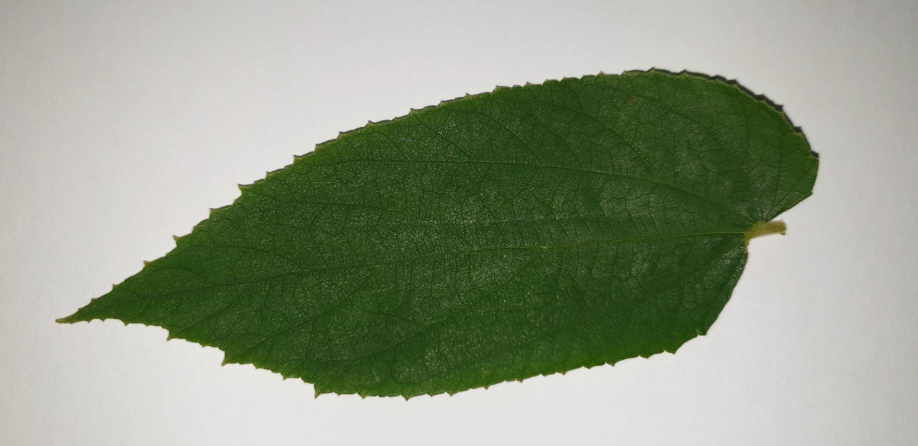
%> input picture Tubes Pengcit/c1.jpg, 1835 x 892 px (shown at 1/2 size)
$ octave prapocessing_c.m   (GNU Octave 9; MATLAB toolbox functions it lacks are replaced by stand-ins)
%> lines starting %> are read from the running program, lines starting %| are printed output that depends on the picture

c1 = imread('c1.jpg');
%> c1 is the input picture: size 892x1835x3 uint8; mean R, G, B 146.2, 155, 135.4
c2 = imread('c2.jpg');
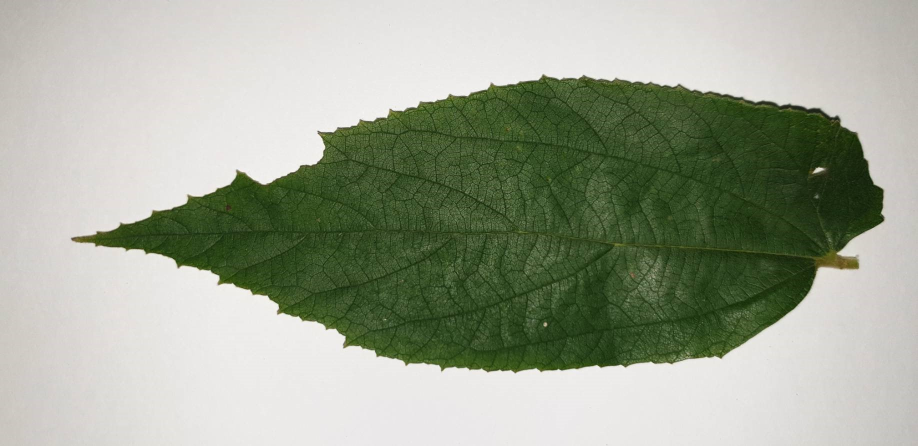
%> input picture Tubes Pengcit/c2.jpg, 1835 x 892 px (shown at 1/2 size)
%> c2 is the input picture: size 892x1835x3 uint8; mean R, G, B 158.7, 165.7, 148.5
c3 = imread('c3.jpg');
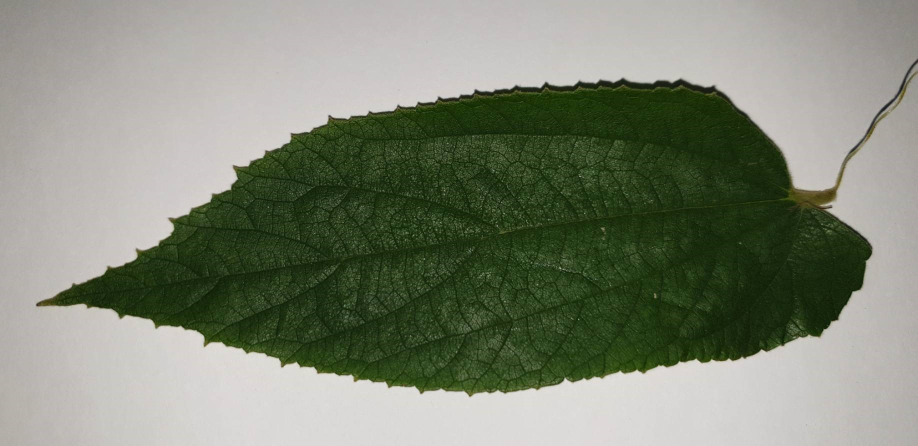
%> input picture Tubes Pengcit/c3.jpg, 1835 x 892 px (shown at 1/2 size)
%> c3 is the input picture: size 892x1835x3 uint8; mean R, G, B 128.1, 134.3, 117.9
c4 = imread('c4.jpg');
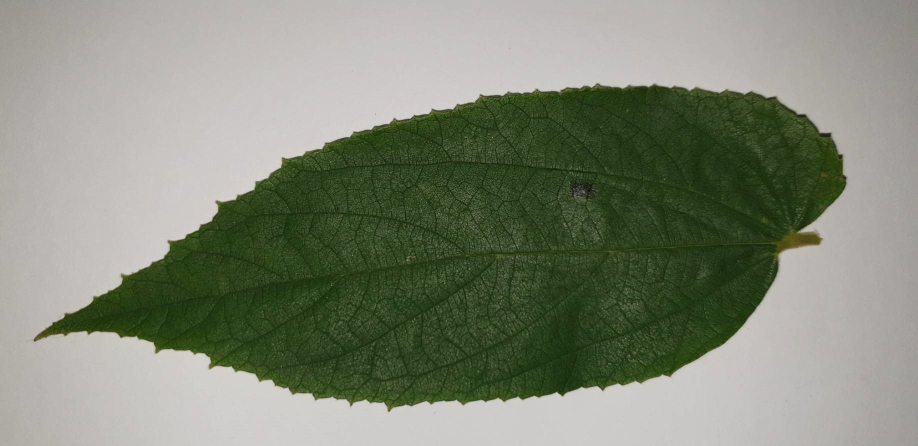
%> input picture Tubes Pengcit/c4.jpg, 1835 x 892 px (shown at 1/2 size)
%> c4 is the input picture: size 892x1835x3 uint8; mean R, G, B 130, 136.1, 119.2
c5 = imread('c5.jpg');
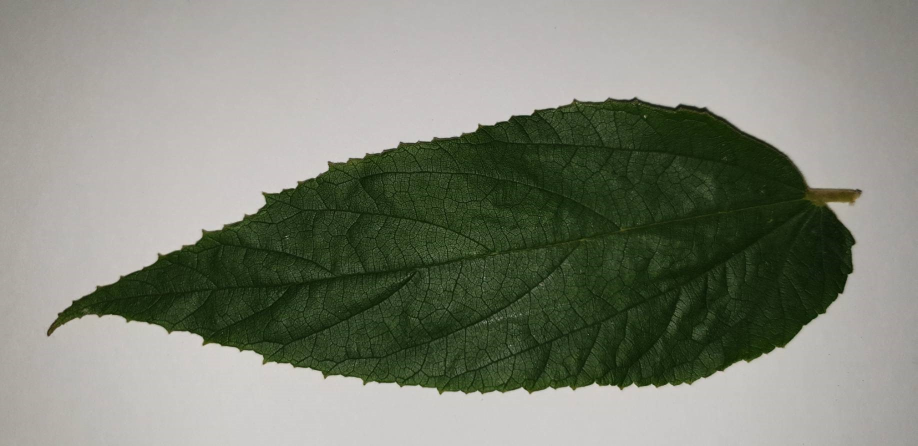
%> input picture Tubes Pengcit/c5.jpg, 1835 x 892 px (shown at 1/2 size)
%> c5 is the input picture: size 892x1835x3 uint8; mean R, G, B 129.2, 133.4, 120.4
%menampilkan gambar
%imshow([b1 b2 b3 b4 b5])
%imshow([c1 c2 c3 c4 c5])
%imshow([d3 d2])


%rotasi gambar yang tidak sesuai
%> (the run ends here)
